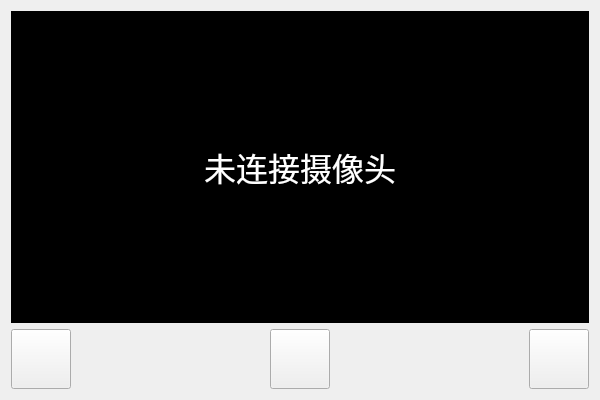
<?xml version="1.0" encoding="UTF-8"?>
<ui version="4.0">
 <class>Camera</class>
 <widget class="QWidget" name="Camera">
  <property name="geometry">
   <rect>
    <x>0</x>
    <y>0</y>
    <width>600</width>
    <height>400</height>
   </rect>
  </property>
  <property name="minimumSize">
   <size>
    <width>600</width>
    <height>400</height>
   </size>
  </property>
  <property name="maximumSize">
   <size>
    <width>1920</width>
    <height>1080</height>
   </size>
  </property>
  <property name="windowTitle">
   <string>Form</string>
  </property>
  <layout class="QVBoxLayout" name="verticalLayout_2">
   <item>
    <layout class="QVBoxLayout" name="verticalLayout">
     <item>
      <widget class="QStackedWidget" name="stackedWidget">
       <widget class="QWidget" name="page">
        <property name="styleSheet">
         <string notr="true">background-color: rgb(0, 0, 0);</string>
        </property>
        <layout class="QHBoxLayout" name="horizontalLayout_2">
         <item>
          <widget class="QLabel" name="label">
           <property name="styleSheet">
            <string notr="true">color:rgb(255,255,255);
font-size: 32px</string>
           </property>
           <property name="text">
            <string>未连接摄像头</string>
           </property>
           <property name="alignment">
            <set>Qt::AlignCenter</set>
           </property>
          </widget>
         </item>
        </layout>
       </widget>
      </widget>
     </item>
     <item>
      <layout class="QHBoxLayout" name="horizontalLayout">
       <item>
        <widget class="QPushButton" name="albumBtn">
         <property name="minimumSize">
          <size>
           <width>60</width>
           <height>60</height>
          </size>
         </property>
         <property name="styleSheet">
          <string notr="true">image: url(:/icon/icon/相册.png);</string>
         </property>
         <property name="text">
          <string/>
         </property>
        </widget>
       </item>
       <item>
        <spacer name="horizontalSpacer">
         <property name="minimumSize">
          <size>
           <width>60</width>
           <height>60</height>
          </size>
         </property>
         <property name="orientation">
          <enum>Qt::Horizontal</enum>
         </property>
         <property name="sizeHint" stdset="0">
          <size>
           <width>57</width>
           <height>57</height>
          </size>
         </property>
        </spacer>
       </item>
       <item>
        <widget class="QPushButton" name="takeBtn">
         <property name="minimumSize">
          <size>
           <width>60</width>
           <height>60</height>
          </size>
         </property>
         <property name="styleSheet">
          <string notr="true">image: url(:/icon/icon/拍摄.png);</string>
         </property>
         <property name="text">
          <string/>
         </property>
        </widget>
       </item>
       <item>
        <spacer name="horizontalSpacer_2">
         <property name="minimumSize">
          <size>
           <width>60</width>
           <height>60</height>
          </size>
         </property>
         <property name="orientation">
          <enum>Qt::Horizontal</enum>
         </property>
         <property name="sizeHint" stdset="0">
          <size>
           <width>57</width>
           <height>57</height>
          </size>
         </property>
        </spacer>
       </item>
       <item>
        <widget class="QPushButton" name="switchBtn">
         <property name="minimumSize">
          <size>
           <width>60</width>
           <height>60</height>
          </size>
         </property>
         <property name="styleSheet">
          <string notr="true">image: url(:/icon/icon/update.png);</string>
         </property>
         <property name="text">
          <string/>
         </property>
        </widget>
       </item>
      </layout>
     </item>
    </layout>
   </item>
  </layout>
 </widget>
 <resources/>
 <connections/>
</ui>
